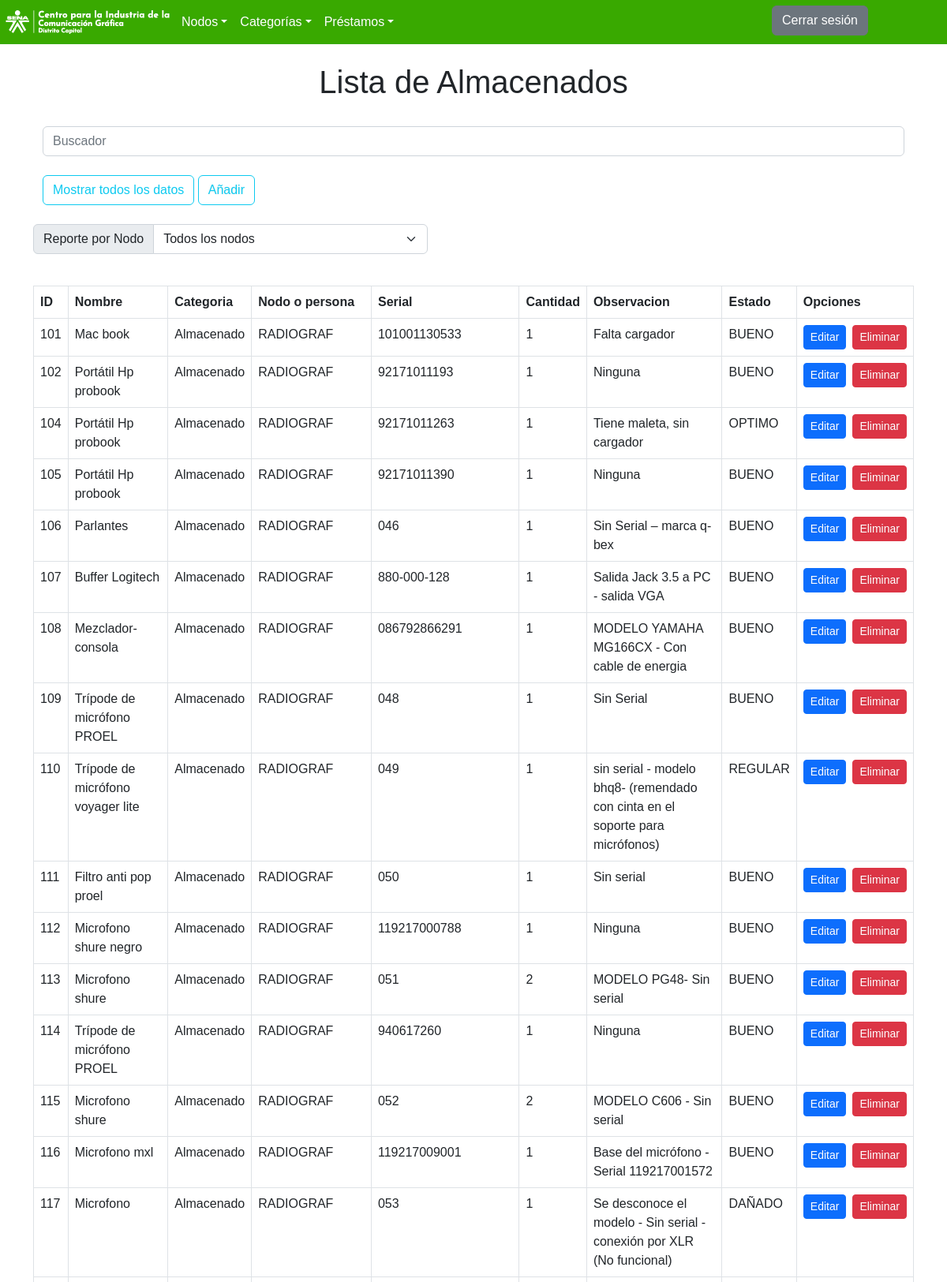
The app's page /InicioSesion/Usuarios/Delegados/vistas/Almacenados/listas_almacenados.php (upper part) with its own data.
### tables this page shows
CREATE TABLE `almacenado` (
  `ID_ALMACENADO` int(20) NOT NULL,
  `NOMBRE_ALMACENADO` varchar(50) NOT NULL,
  `CATEGORIA_NOMBRE` varchar(50) NOT NULL,
  `SERIAL_ALMACENADO` varchar(50) NOT NULL,
  `OBSERV_ALMACENADO` varchar(150) NOT NULL,
  `ESTADO` varchar(50) NOT NULL,
  `nodos` varchar(50) NOT NULL,
  `CANTIDAD_ALMACENADO` int(11) NOT NULL
);

### InicioSesion/Usuarios/Delegados/vistas/Almacenados/listas_almacenados.php (the view, shortened to what this page needs)
<?php
include("../../conexionPDO.php");
?>
<!DOCTYPE html>
<html lang="en">
<head>
    <link rel="stylesheet" href="https://cdn.jsdelivr.net/npm/bootstrap@5.2.1/dist/css/bootstrap.min.css">
    <link rel="stylesheet" type="text/css" href="../css/style.css">
    <link rel="stylesheet" type="text/css" href="../js/pluggins/dist/sweetalert2.min.css">
</head>
<header>
    <div class="contenedor-principal">
        <nav class="navbar navbar-expand-lg" style="background:#39A900;">
            <a href="http://localhost/Inventario/InicioSesion/Usuarios/Delegados/index.php">
                <img src="../../img/logosena.PNG" alt="Logo SENA">
            </a>
            <div class="collapse navbar-collapse" id="navbarNavDropdown">
                <ul class="navbar-nav">
                    <li class="nav-item active">
                        <a class="nav-link dropdown-toggle" href="#" id="navbarDropdownMenuLink" data-toggle="dropdown" aria-haspopup="true" aria-expanded="false">Nodos</a>
                    </li>
                    <li class="nav-item dropdown">
                        <a class="nav-link dropdown-toggle" href="#" id="navbarDropdownMenuLink" data-toggle="dropdown" aria-haspopup="true" aria-expanded="false">Categorías</a>
                    </li>
                    <li class="nav-item dropdown">
                        <a class="nav-link dropdown-toggle" href="#" id="navbarDropdownMenuLink" data-toggle="dropdown" aria-haspopup="true" aria-expanded="false">Préstamos</a>
                    </li>
                </ul>
            </div>
            <a href="../../../../../index.php">
                <button type="button" class="btn btn-secondary" style="margin-top:-5px; margin-right:100px;">Cerrar sesión</button>
            </a>
        </nav>
    </div>
</header>
<body>
    <div class="container">
        <div class="page-header">
            <center><br><h1>Lista de Almacenados</h1><br></center>
        </div>
        <div class="container-fluid">
            <form action="<?=$_SERVER['PHP_SELF']?>" method="post">
                <input class="form-control" type="search" placeholder="Buscador" name="buscar"> <br>
                <button class="btn btn-outline-info" type="submit" name="enviar">Mostrar todos los datos</button>
                <a href="registrar_almacenados.php" class="btn btn-outline-info" style="margin-right:-100px;">Añadir</a>
            </form>
        </div>
        <br>
        <div class="input-group mb-3" style="max-width: 500px;">
    <label class="input-group-text" for="selectNodo">Reporte por Nodo</label>
    <select class="form-select" id="selectNodo" onchange="generarReporte(this.value)">
        <option value="">Todos los nodos</option>
    </select>
</div>
<br>
        <table class="table table-bordered">
            <thead>
                <tr>
                    <th scope="col">ID</th>
                    <th scope="col">Nombre</th>
                    <th scope="col">Categoria</th>
                    <th scope="col">Nodo o persona</th>
                    <th scope="col">Serial</th>
                    <th scope="col">Cantidad</th>
                    <th scope="col">Observacion</th>
                    <th scope="col">Estado</th>
                    <th scope="col">Opciones</th>
                </tr>
            </thead>
            <tbody>
                <?php
                if (isset($_POST['enviar'])) {
                    $buscador = $_POST['buscar'];
                    $sql = "SELECT * FROM almacenado WHERE
        NOMBRE_ALMACENADO LIKE '%$buscador%' OR
        SERIAL_ALMACENADO LIKE '%$buscador%' OR
        CANTIDAD_ALMACENADO LIKE '%$buscador%' OR
        nodos LIKE '%$buscador%' OR
        OBSERV_ALMACENADO LIKE '%$buscador%'";
                } else {
                    $sql = "SELECT * FROM almacenado";
                }
                $query = mysqli_query($con, $sql);
                if (mysqli_num_rows($query) > 0) {
                    while ($row = mysqli_fetch_assoc($query)) {
                        ?>
                        <tr>
                            <td><?php echo isset($row['ID_ALMACENADO']) ? $row['ID_ALMACENADO'] : 'N/A'; ?></td>
                            <td><?php echo isset($row['NOMBRE_ALMACENADO']) ? $row['NOMBRE_ALMACENADO'] : 'N/A'; ?></td>
                            <td><?php echo isset($row['CATEGORIA_NOMBRE']) ? $row['CATEGORIA_NOMBRE'] : 'N/A'; ?></td>
                            <td><?php echo isset($row['nodos']) ? $row['nodos'] : 'N/A'; ?></td>
                            <td><?php echo isset($row['SERIAL_ALMACENADO']) ? $row['SERIAL_ALMACENADO'] : 'N/A'; ?></td>
                            <td><?php echo isset($row['CANTIDAD_ALMACENADO']) ? $row['CANTIDAD_ALMACENADO'] : 'N/A'; ?></td>
                            <td><?php echo isset($row['OBSERV_ALMACENADO']) ? $row['OBSERV_ALMACENADO'] : 'N/A'; ?></td>
                            <td><?php echo isset($row['ESTADO']) ? $row['ESTADO'] : 'N/A'; ?></td>
                            <td>
                                <div class="d-flex gap-2">
                                    <a href="actualizar_almacenados.php?id=<?php echo $row['ID_ALMACENADO']; ?>" class="btn btn-primary btn-sm">Editar</a>
                                    <a href="ListaAlmacenados/eliminar_almacenados.php?id=<?php echo $row['ID_ALMACENADO']; ?>" class="btn btn-danger btn-sm" onclick="return confirmDelete()">Eliminar</a>
                                </div>
                            </td>
                        </tr>
                        <?php
                    }
                } else {
                    echo "<tr><td colspan='9' class='text-center text-danger'><strong>No se encontraron resultados.</strong></td></tr>";
                }
                ?>
            </tbody>
        </table>
    </div>
</body>
</html>

### InicioSesion/Usuarios/Delegados/vistas/css/style.css (style rules this page uses)
.nav-link { color: #FFFFFF; }
body { background-color: #ffffff; font-family: 'Ubuntu', sans-serif; }
a { text-shadow: 0px 0px 3px rgba(117, 117, 117, 0.12); color: #39A900; text-decoration: none; }

### records on screen
almacenado: ID_ALMACENADO "101", NOMBRE_ALMACENADO "Mac book", CATEGORIA_NOMBRE "Almacenado", nodos "RADIOGRAF", SERIAL_ALMACENADO "101001130533", CANTIDAD_ALMACENADO "1", OBSERV_ALMACENADO "Falta cargador", ESTADO "BUENO"
almacenado: ID_ALMACENADO "102", NOMBRE_ALMACENADO "Portátil Hp probook", CATEGORIA_NOMBRE "Almacenado", nodos "RADIOGRAF", SERIAL_ALMACENADO "92171011193", CANTIDAD_ALMACENADO "1", OBSERV_ALMACENADO "Ninguna", ESTADO "BUENO"
almacenado: ID_ALMACENADO "104", NOMBRE_ALMACENADO "Portátil Hp probook", CATEGORIA_NOMBRE "Almacenado", nodos "RADIOGRAF", SERIAL_ALMACENADO "92171011263", CANTIDAD_ALMACENADO "1", OBSERV_ALMACENADO "Tiene maleta, sin cargador", ESTADO "OPTIMO"
almacenado: ID_ALMACENADO "105", NOMBRE_ALMACENADO "Portátil Hp probook", CATEGORIA_NOMBRE "Almacenado", nodos "RADIOGRAF", SERIAL_ALMACENADO "92171011390", CANTIDAD_ALMACENADO "1", OBSERV_ALMACENADO "Ninguna", ESTADO "BUENO"
almacenado: ID_ALMACENADO "106", NOMBRE_ALMACENADO "Parlantes", CATEGORIA_NOMBRE "Almacenado", nodos "RADIOGRAF", SERIAL_ALMACENADO "046", CANTIDAD_ALMACENADO "1", OBSERV_ALMACENADO "Sin Serial – marca q-bex", ESTADO "BUENO"
almacenado: ID_ALMACENADO "107", NOMBRE_ALMACENADO "Buffer Logitech", CATEGORIA_NOMBRE "Almacenado", nodos "RADIOGRAF", SERIAL_ALMACENADO "880-000-128", CANTIDAD_ALMACENADO "1", OBSERV_ALMACENADO "Salida Jack 3.5 a PC - salida VGA", ESTADO "BUENO"
almacenado: ID_ALMACENADO "108", NOMBRE_ALMACENADO "Mezclador-consola", CATEGORIA_NOMBRE "Almacenado", nodos "RADIOGRAF", SERIAL_ALMACENADO "086792866291", CANTIDAD_ALMACENADO "1", OBSERV_ALMACENADO "MODELO YAMAHA MG166CX - Con cable de energia", ESTADO "BUENO"
almacenado: ID_ALMACENADO "109", NOMBRE_ALMACENADO "Trípode de micrófono PROEL", CATEGORIA_NOMBRE "Almacenado", nodos "RADIOGRAF", SERIAL_ALMACENADO "048", CANTIDAD_ALMACENADO "1", OBSERV_ALMACENADO "Sin Serial", ESTADO "BUENO"
almacenado: ID_ALMACENADO "110", NOMBRE_ALMACENADO "Trípode de micrófono voyager lite", CATEGORIA_NOMBRE "Almacenado", nodos "RADIOGRAF", SERIAL_ALMACENADO "049", CANTIDAD_ALMACENADO "1", OBSERV_ALMACENADO "sin serial - modelo bhq8- (remendado con cinta en el soporte para micrófonos)", ESTADO "REGULAR"
almacenado: ID_ALMACENADO "111", NOMBRE_ALMACENADO "Filtro anti pop proel", CATEGORIA_NOMBRE "Almacenado", nodos "RADIOGRAF", SERIAL_ALMACENADO "050", CANTIDAD_ALMACENADO "1", OBSERV_ALMACENADO "Sin serial", ESTADO "BUENO"
almacenado: ID_ALMACENADO "112", NOMBRE_ALMACENADO "Microfono shure negro", CATEGORIA_NOMBRE "Almacenado", nodos "RADIOGRAF", SERIAL_ALMACENADO "119217000788", CANTIDAD_ALMACENADO "1", OBSERV_ALMACENADO "Ninguna", ESTADO "BUENO"
almacenado: ID_ALMACENADO "113", NOMBRE_ALMACENADO "Microfono shure", CATEGORIA_NOMBRE "Almacenado", nodos "RADIOGRAF", SERIAL_ALMACENADO "051", CANTIDAD_ALMACENADO "2", OBSERV_ALMACENADO "MODELO PG48- Sin serial", ESTADO "BUENO"
almacenado: ID_ALMACENADO "114", NOMBRE_ALMACENADO "Trípode de micrófono PROEL", CATEGORIA_NOMBRE "Almacenado", nodos "RADIOGRAF", SERIAL_ALMACENADO "940617260", CANTIDAD_ALMACENADO "1", OBSERV_ALMACENADO "Ninguna", ESTADO "BUENO"
almacenado: ID_ALMACENADO "115", NOMBRE_ALMACENADO "Microfono shure", CATEGORIA_NOMBRE "Almacenado", nodos "RADIOGRAF", SERIAL_ALMACENADO "052", CANTIDAD_ALMACENADO "2", OBSERV_ALMACENADO "MODELO C606 - Sin serial", ESTADO "BUENO"
almacenado: ID_ALMACENADO "116", NOMBRE_ALMACENADO "Microfono mxl", CATEGORIA_NOMBRE "Almacenado", nodos "RADIOGRAF", SERIAL_ALMACENADO "119217009001", CANTIDAD_ALMACENADO "1", OBSERV_ALMACENADO "Base del micrófono - Serial 119217001572", ESTADO "BUENO"
almacenado: ID_ALMACENADO "117", NOMBRE_ALMACENADO "Microfono", CATEGORIA_NOMBRE "Almacenado", nodos "RADIOGRAF", SERIAL_ALMACENADO "053", CANTIDAD_ALMACENADO "1", OBSERV_ALMACENADO "Se desconoce el modelo - Sin serial - conexión por XLR (No funcional)", ESTADO "DAÑADO"
